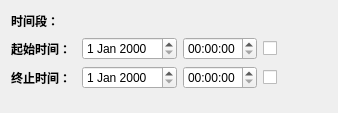
<?xml version="1.0" encoding="UTF-8"?>
<ui version="4.0">
 <class>TimeSlotForm</class>
 <widget class="QWidget" name="TimeSlotForm">
  <property name="geometry">
   <rect>
    <x>0</x>
    <y>0</y>
    <width>338</width>
    <height>112</height>
   </rect>
  </property>
  <property name="windowTitle">
   <string>Form</string>
  </property>
  <layout class="QVBoxLayout" name="verticalLayout">
   <item>
    <layout class="QHBoxLayout" name="horizontalLayout_3">
     <item>
      <widget class="QLabel" name="timeSlotLabel">
       <property name="font">
        <font>
         <family>微软雅黑</family>
         <weight>75</weight>
         <bold>true</bold>
        </font>
       </property>
       <property name="text">
        <string>时间段：</string>
       </property>
      </widget>
     </item>
     <item>
      <spacer name="horizontalSpacer">
       <property name="orientation">
        <enum>Qt::Horizontal</enum>
       </property>
       <property name="sizeHint" stdset="0">
        <size>
         <width>40</width>
         <height>20</height>
        </size>
       </property>
      </spacer>
     </item>
    </layout>
   </item>
   <item>
    <layout class="QHBoxLayout" name="horizontalLayout">
     <item>
      <widget class="QLabel" name="startTimeLabel">
       <property name="font">
        <font>
         <family>微软雅黑</family>
         <weight>75</weight>
         <bold>true</bold>
        </font>
       </property>
       <property name="text">
        <string>起始时间：</string>
       </property>
      </widget>
     </item>
     <item>
      <widget class="QDateEdit" name="startDateEdit"/>
     </item>
     <item>
      <widget class="QTimeEdit" name="startTimeEdit"/>
     </item>
     <item>
      <widget class="QCheckBox" name="startCheck">
       <property name="text">
        <string/>
       </property>
       <property name="checked">
        <bool>false</bool>
       </property>
      </widget>
     </item>
    </layout>
   </item>
   <item>
    <layout class="QHBoxLayout" name="horizontalLayout_2">
     <item>
      <widget class="QLabel" name="endTimeLabel">
       <property name="font">
        <font>
         <family>微软雅黑</family>
         <weight>75</weight>
         <bold>true</bold>
        </font>
       </property>
       <property name="text">
        <string>终止时间：</string>
       </property>
      </widget>
     </item>
     <item>
      <widget class="QDateEdit" name="endDateEdit"/>
     </item>
     <item>
      <widget class="QTimeEdit" name="endTimeEdit"/>
     </item>
     <item>
      <widget class="QCheckBox" name="endCheck">
       <property name="text">
        <string/>
       </property>
      </widget>
     </item>
    </layout>
   </item>
   <item>
    <spacer name="verticalSpacer">
     <property name="orientation">
      <enum>Qt::Vertical</enum>
     </property>
     <property name="sizeType">
      <enum>QSizePolicy::Minimum</enum>
     </property>
     <property name="sizeHint" stdset="0">
      <size>
       <width>20</width>
       <height>13</height>
      </size>
     </property>
    </spacer>
   </item>
  </layout>
 </widget>
 <resources/>
 <connections/>
</ui>
